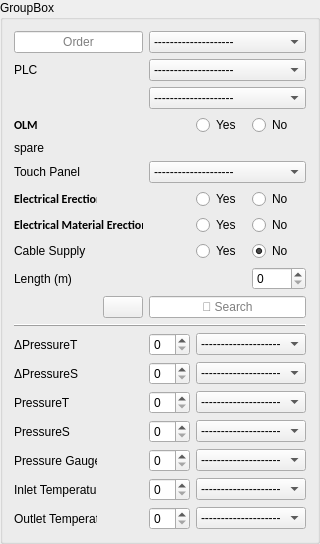
          <widget class="QGroupBox" name="groupBox_2">
           <property name="minimumSize">
            <size>
             <width>320</width>
             <height>0</height>
            </size>
           </property>
           <property name="maximumSize">
            <size>
             <width>320</width>
             <height>16777215</height>
            </size>
           </property>
           <property name="title">
            <string>GroupBox</string>
           </property>
           <layout class="QGridLayout" name="gridLayout">
            <item row="0" column="2" colspan="3">
             <widget class="QComboBox" name="bagfilter_type_2">
              <property name="styleSheet">
               <string notr="true"/>
              </property>
              <property name="sizeAdjustPolicy">
               <enum>QComboBox::AdjustToContentsOnFirstShow</enum>
              </property>
              <item>
               <property name="text">
                <string>--------------------</string>
               </property>
              </item>
              <item>
               <property name="text">
                <string>Griin/China</string>
               </property>
              </item>
              <item>
               <property name="text">
                <string>BETH</string>
               </property>
              </item>
              <item>
               <property name="text">
                <string>AP-Zoloution</string>
               </property>
              </item>
             </widget>
            </item>
            <item row="2" column="0">
             <widget class="QLabel" name="label_16">
              <property name="styleSheet">
               <string notr="true"/>
              </property>
              <property name="text">
               <string>PLC</string>
              </property>
             </widget>
            </item>
            <item row="2" column="2" colspan="3">
             <widget class="QComboBox" name="plc_series_2">
              <property name="styleSheet">
               <string notr="true"/>
              </property>
              <item>
               <property name="text">
                <string>--------------------</string>
               </property>
              </item>
              <item>
               <property name="text">
                <string>S7-300 Series</string>
               </property>
              </item>
              <item>
               <property name="text">
                <string>S7-1200 Series</string>
               </property>
              </item>
              <item>
               <property name="text">
                <string>LOGO!</string>
               </property>
              </item>
             </widget>
            </item>
            <item row="3" column="2" colspan="3">
             <widget class="QComboBox" name="plc_protocol_2">
              <property name="styleSheet">
               <string notr="true"/>
              </property>
              <item>
               <property name="text">
                <string>--------------------</string>
               </property>
              </item>
              <item>
               <property name="text">
                <string>PROFINET</string>
               </property>
              </item>
              <item>
               <property name="text">
                <string>PROFIBUS</string>
               </property>
              </item>
              <item>
               <property name="text">
                <string>Hard Wire</string>
               </property>
              </item>
             </widget>
            </item>
            <item row="4" column="0">
             <widget class="QLabel" name="label_30">
              <property name="font">
               <font>
                <family>Calibri</family>
                <weight>75</weight>
                <bold>true</bold>
               </font>
              </property>
              <property name="styleSheet">
               <string notr="true"/>
              </property>
              <property name="text">
               <string>OLM</string>
              </property>
             </widget>
            </item>
            <item row="4" column="3">
             <widget class="QRadioButton" name="olm_radiobtn_yes_2">
              <property name="text">
               <string>Yes</string>
              </property>
              <property name="checked">
               <bool>false</bool>
              </property>
             </widget>
            </item>
            <item row="4" column="4">
             <widget class="QRadioButton" name="olm_radiobtn_no_2">
              <property name="text">
               <string>No</string>
              </property>
              <property name="checked">
               <bool>false</bool>
              </property>
             </widget>
            </item>
            <item row="5" column="0">
             <widget class="QLabel" name="label_55">
              <property name="styleSheet">
               <string notr="true"/>
              </property>
              <property name="text">
               <string>spare</string>
              </property>
             </widget>
            </item>
            <item row="6" column="0">
             <widget class="QLabel" name="label_23">
              <property name="styleSheet">
               <string notr="true"/>
              </property>
              <property name="text">
               <string>Touch Panel</string>
              </property>
             </widget>
            </item>
            <item row="6" column="2" colspan="3">
             <widget class="QComboBox" name="touch_panel_model_2">
              <property name="styleSheet">
               <string notr="true"/>
              </property>
              <item>
               <property name="text">
                <string>--------------------</string>
               </property>
              </item>
              <item>
               <property name="text">
                <string>KTP700</string>
               </property>
              </item>
             </widget>
            </item>
            <item row="7" column="0">
             <widget class="QLabel" name="label_22">
              <property name="font">
               <font>
                <family>Calibri</family>
                <weight>75</weight>
                <bold>true</bold>
               </font>
              </property>
              <property name="styleSheet">
               <string notr="true"/>
              </property>
              <property name="text">
               <string>Electrical Erection</string>
              </property>
             </widget>
            </item>
            <item row="7" column="3">
             <widget class="QRadioButton" name="electrical_erection_radiobtn_yes_2">
              <property name="text">
               <string>Yes</string>
              </property>
              <property name="checked">
               <bool>false</bool>
              </property>
             </widget>
            </item>
            <item row="7" column="4">
             <widget class="QRadioButton" name="electrical_erection_radiobtn_no_2">
              <property name="text">
               <string>No</string>
              </property>
              <property name="checked">
               <bool>false</bool>
              </property>
             </widget>
            </item>
            <item row="8" column="0" colspan="2">
             <widget class="QLabel" name="label_29">
              <property name="font">
               <font>
                <family>Calibri</family>
                <weight>75</weight>
                <bold>true</bold>
               </font>
              </property>
              <property name="styleSheet">
               <string notr="true"/>
              </property>
              <property name="text">
               <string>Electrical Material Erection</string>
              </property>
             </widget>
            </item>
            <item row="8" column="3">
             <widget class="QRadioButton" name="electrical_material_erection_radiobtn_yes_2">
              <property name="text">
               <string>Yes</string>
              </property>
              <property name="checked">
               <bool>false</bool>
              </property>
             </widget>
            </item>
            <item row="8" column="4">
             <widget class="QRadioButton" name="electrical_material_erection_radiobtn_no_2">
              <property name="text">
               <string>No</string>
              </property>
              <property name="checked">
               <bool>false</bool>
              </property>
             </widget>
            </item>
            <item row="9" column="0">
             <widget class="QLabel" name="label_15">
              <property name="styleSheet">
               <string notr="true"/>
              </property>
              <property name="text">
               <string>Cable Supply</string>
              </property>
             </widget>
            </item>
            <item row="9" column="3">
             <widget class="QRadioButton" name="cable_supply_radiobtn_yes_2">
              <property name="text">
               <string>Yes</string>
              </property>
              <property name="checked">
               <bool>false</bool>
              </property>
             </widget>
            </item>
            <item row="9" column="4">
             <widget class="QRadioButton" name="cable_supply_radiobtn_no_2">
              <property name="text">
               <string>No</string>
              </property>
              <property name="checked">
               <bool>true</bool>
              </property>
             </widget>
            </item>
            <item row="10" column="0">
             <widget class="QLabel" name="label_42">
              <property name="styleSheet">
               <string notr="true"/>
              </property>
              <property name="text">
               <string>Length (m)</string>
              </property>
             </widget>
            </item>
            <item row="11" column="1">
             <widget class="QPushButton" name="screw2_add_btn_3">
              <property name="styleSheet">
               <string notr="true"/>
              </property>
              <property name="text">
               <string/>
              </property>
              <property name="icon">
               <iconset>
                <normaloff>../assets/plus.png</normaloff>../assets/plus.png</iconset>
              </property>
             </widget>
            </item>
            <item row="11" column="2" colspan="3">
             <widget class="QLineEdit" name="bagfilter_order_3">
              <property name="text">
               <string/>
              </property>
              <property name="alignment">
               <set>Qt::AlignCenter</set>
              </property>
              <property name="placeholderText">
               <string>🔎 Search</string>
              </property>
             </widget>
            </item>
            <item row="12" column="0" colspan="5">
             <widget class="QFrame" name="frame_3">
              <property name="styleSheet">
               <string notr="true"/>
              </property>
              <property name="frameShape">
               <enum>QFrame::HLine</enum>
              </property>
              <property name="frameShadow">
               <enum>QFrame::Raised</enum>
              </property>
             </widget>
            </item>
            <item row="13" column="0">
             <widget class="QLabel" name="label_21">
              <property name="styleSheet">
               <string notr="true"/>
              </property>
              <property name="text">
               <string>ΔPressureT</string>
              </property>
             </widget>
            </item>
            <item row="13" column="2">
             <widget class="QSpinBox" name="spinBox_11">
              <property name="minimum">
               <number>0</number>
              </property>
              <property name="value">
               <number>0</number>
              </property>
             </widget>
            </item>
            <item row="13" column="3" colspan="2">
             <widget class="QComboBox" name="electro_motor_type_cbox_15">
              <item>
               <property name="text">
                <string>--------------------</string>
               </property>
              </item>
              <item>
               <property name="text">
                <string>DBL</string>
               </property>
              </item>
              <item>
               <property name="text">
                <string>Danfoss</string>
               </property>
              </item>
             </widget>
            </item>
            <item row="14" column="0">
             <widget class="QLabel" name="label_19">
              <property name="styleSheet">
               <string notr="true"/>
              </property>
              <property name="text">
               <string>ΔPressureS</string>
              </property>
             </widget>
            </item>
            <item row="14" column="2">
             <widget class="QSpinBox" name="spinBox_10">
              <property name="minimum">
               <number>0</number>
              </property>
              <property name="value">
               <number>0</number>
              </property>
              <property name="displayIntegerBase">
               <number>10</number>
              </property>
             </widget>
            </item>
            <item row="14" column="3" colspan="2">
             <widget class="QComboBox" name="electro_motor_type_cbox_12">
              <item>
               <property name="text">
                <string>--------------------</string>
               </property>
              </item>
              <item>
               <property name="text">
                <string>DBL</string>
               </property>
              </item>
              <item>
               <property name="text">
                <string>Danfoss</string>
               </property>
              </item>
             </widget>
            </item>
            <item row="15" column="0">
             <widget class="QLabel" name="label_24">
              <property name="styleSheet">
               <string notr="true"/>
              </property>
              <property name="text">
               <string>PressureT</string>
              </property>
             </widget>
            </item>
            <item row="15" column="2">
             <widget class="QSpinBox" name="spinBox_12">
              <property name="minimum">
               <number>0</number>
              </property>
              <property name="value">
               <number>0</number>
              </property>
             </widget>
            </item>
            <item row="15" column="3" colspan="2">
             <widget class="QComboBox" name="electro_motor_type_cbox_13">
              <item>
               <property name="text">
                <string>--------------------</string>
               </property>
              </item>
              <item>
               <property name="text">
                <string>DBL</string>
               </property>
              </item>
              <item>
               <property name="text">
                <string>Danfoss</string>
               </property>
              </item>
             </widget>
            </item>
            <item row="16" column="0">
             <widget class="QLabel" name="label_18">
              <property name="styleSheet">
               <string notr="true"/>
              </property>
              <property name="text">
               <string>PressureS</string>
              </property>
             </widget>
            </item>
            <item row="16" column="2">
             <widget class="QSpinBox" name="spinBox_7">
              <property name="minimum">
               <number>0</number>
              </property>
              <property name="value">
               <number>0</number>
              </property>
             </widget>
            </item>
            <item row="16" column="3" colspan="2">
             <widget class="QComboBox" name="electro_motor_type_cbox_11">
              <item>
               <property name="text">
                <string>--------------------</string>
               </property>
              </item>
              <item>
               <property name="text">
                <string>DBL</string>
               </property>
              </item>
              <item>
               <property name="text">
                <string>Danfoss</string>
               </property>
              </item>
             </widget>
            </item>
            <item row="17" column="0">
             <widget class="QLabel" name="label_17">
              <property name="styleSheet">
               <string notr="true"/>
              </property>
              <property name="text">
               <string>Pressure Gauge</string>
              </property>
             </widget>
            </item>
            <item row="17" column="2">
             <widget class="QSpinBox" name="spinBox_8">
              <property name="minimum">
               <number>0</number>
              </property>
              <property name="value">
               <number>0</number>
              </property>
             </widget>
            </item>
            <item row="17" column="3" colspan="2">
             <widget class="QComboBox" name="electro_motor_type_cbox_14">
              <item>
               <property name="text">
                <string>--------------------</string>
               </property>
              </item>
              <item>
               <property name="text">
                <string>DBL</string>
               </property>
              </item>
              <item>
               <property name="text">
                <string>Danfoss</string>
               </property>
              </item>
             </widget>
            </item>
            <item row="18" column="0">
             <widget class="QLabel" name="label_20">
              <property name="styleSheet">
               <string notr="true"/>
              </property>
              <property name="text">
               <string>Inlet Temperature</string>
              </property>
             </widget>
            </item>
            <item row="18" column="2">
             <widget class="QSpinBox" name="spinBox_14">
              <property name="minimum">
               <number>0</number>
              </property>
              <property name="value">
               <number>0</number>
              </property>
             </widget>
            </item>
            <item row="18" column="3" colspan="2">
             <widget class="QComboBox" name="electro_motor_type_cbox_10">
              <item>
               <property name="text">
                <string>--------------------</string>
               </property>
              </item>
              <item>
               <property name="text">
                <string>DBL</string>
               </property>
              </item>
              <item>
               <property name="text">
                <string>Danfoss</string>
               </property>
              </item>
             </widget>
            </item>
            <item row="19" column="0">
             <widget class="QLabel" name="label_25">
              <property name="styleSheet">
               <string notr="true"/>
              </property>
              <property name="text">
               <string>Outlet Temperature</string>
              </property>
             </widget>
            </item>
            <item row="19" column="2">
             <widget class="QSpinBox" name="spinBox_13">
              <property name="minimum">
               <number>0</number>
              </property>
              <property name="value">
               <number>0</number>
              </property>
             </widget>
            </item>
            <item row="19" column="3" colspan="2">
             <widget class="QComboBox" name="electro_motor_type_cbox_16">
              <item>
               <property name="text">
                <string>--------------------</string>
               </property>
              </item>
              <item>
               <property name="text">
                <string>DBL</string>
               </property>
              </item>
              <item>
               <property name="text">
                <string>Danfoss</string>
               </property>
              </item>
             </widget>
            </item>
            <item row="10" column="4">
             <widget class="QSpinBox" name="cable_dimension_spinbox_2">
              <property name="minimum">
               <number>0</number>
              </property>
              <property name="maximum">
               <number>9999</number>
              </property>
              <property name="value">
               <number>0</number>
              </property>
              <property name="displayIntegerBase">
               <number>10</number>
              </property>
             </widget>
            </item>
            <item row="0" column="0" colspan="2">
             <widget class="QLineEdit" name="bagfilter_order_4">
              <property name="text">
               <string/>
              </property>
              <property name="alignment">
               <set>Qt::AlignCenter</set>
              </property>
              <property name="placeholderText">
               <string>Order</string>
              </property>
             </widget>
            </item>
           </layout>
          </widget>
